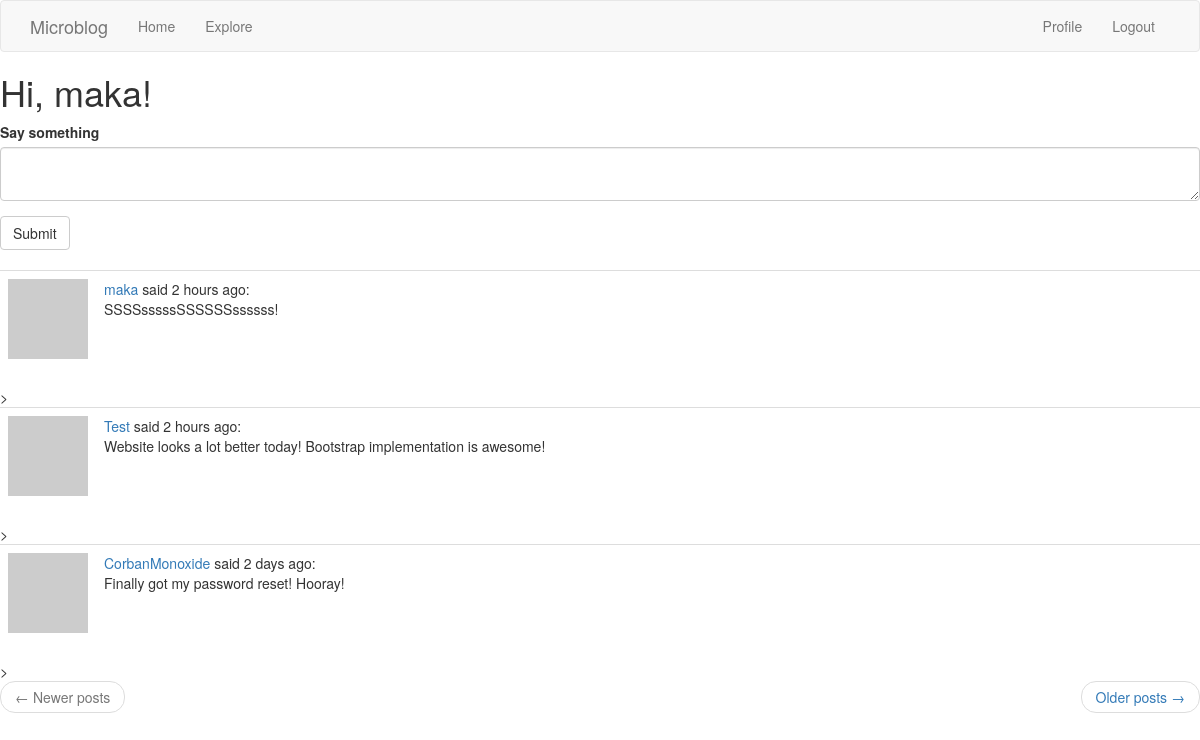
/index (signed in), run on the app's committed database.
### app/models.py (models this page shows, shortened)
class User(UserMixin, db.Model):
    id = db.Column(db.Integer, primary_key=True)
    username = db.Column(db.String(64), index=True, unique=True)
    email = db.Column(db.String(120), index=True, unique=True)
    password_hash = db.Column(db.String(128))
    posts = db.relationship('Post', backref='author', lazy='dynamic')
    about_me = db.Column(db.String(140))
    last_seen = db.Column(db.DateTime, default=datetime.utcnow)
    followed = db.relationship(
        'User', secondary = followers,
        primaryjoin=(followers.c.follower_id == id),
        secondaryjoin = (followers.c.followed_id == id),
        backref = db.backref('followers', lazy = 'dynamic'), lazy = 'dynamic')
    def avatar(self, size):
        digest = md5(self.email.lower().encode('utf-8')).hexdigest()
        return 'http://www.gravatar.com/avatar/{}?d=identicon&s={}'.format(digest, size)
    def followed_posts(self):
        followed = Post.query.join(
            followers, (followers.c.followed_id == Post.user_id)).filter(
                followers.c.follower_id == self.id)
        own = Post.query.filter_by(user_id=self.id)
        return followed.union(own).order_by(Post.timestamp.desc())

class Post(db.Model):
    id = db.Column(db.Integer, primary_key=True)
    body = db.Column(db.String(140))
    timestamp = db.Column(db.DateTime, index=True, default=datetime.utcnow)
    user_id = db.Column(db.Integer, db.ForeignKey('user.id'))

### app/routes.py (the view)
@app.route('/', methods = ['GET', 'POST'])
@app.route('/index', methods = ['GET', 'POST'])
@login_required
def index():
    form = PostForm()
    if form.validate_on_submit():
        post = Post(body=form.post.data, author=current_user)
        db.session.add(post)
        db.session.commit()
        flash('Your post is now live!')
        return redirect(url_for('index'))
    page = request.args.get('page', 1, type = int)
    posts = current_user.followed_posts().paginate(
        page, app.config['POSTS_PER_PAGE'], False)
    next_url = url_for('index', page = posts.next_num) \
        if posts.has_next else None #next_url takes you to next page only if one exists
    prev_url = url_for('index', page = posts.prev_num) \
        if posts.has_prev else None #prev_url takes you to previous page only if one exists
    return render_template('index.html', title='Home', form=form,
                            posts=posts.items, next_url = next_url,
                            prev_url = prev_url)

### app/forms.py
class PostForm(FlaskForm):
    post = TextAreaField('Say something', validators=[
        DataRequired(), Length(min=1, max=140)])
    submit = SubmitField('Submit')

### app/models.py (called while the page is built)
@login.user_loader
def load_user(id):
    return User.query.get(int(id))

### app/routes.py (called while the page is built)
@app.before_request
def before_request():
    if current_user.is_authenticated:
        current_user.last_seen = datetime.utcnow()
        db.session.commit()

### app/templates/index.html
{% extends "base.html" %}
{% import 'bootstrap/wtf.html' as wtf %}
{% block content %}
    <h1>Hi, {{ current_user.username }}!</h1>
    {% if form %}
    {{ wtf.quick_form(form) }}
    <br>
    {% endif %}
    {% for post in posts %}
        {% include '_post.html' %}
    {% endfor %}
    <nav auria-label="...">
      <u1 class="pager">
        <li class="previous{% if not prev_url %} disabled{% endif %}">
          <a href = "{{prev_url or '#' }}">
            <span aria-hidden="true">&larr;</span> Newer posts
          </a>
        </li>
        <li class="next{% if not next_url %} disabled {% endif %}">
          <a href = "{{ next_url or '#' }}">
            Older posts <span aria-hidden="true">&rarr;</span>
          </a>
        </li>
      </u1>
    </nav>
{% endblock %}

### app/templates/_post.html
<table class = "table table-hover">
	<tr>
		<td width="70px">
			<a href="{{ url_for('user', username=post.author.username) }}">
				<img src="{{ post.author.avatar(70) }}" />
			</a>
		</td>
		<td>
			<a href="{{ url_for('user', username=post.author.username) }}">
				{{ post.author.username }}
			</a>
			said {{ moment(post.timestamp).fromNow() }}:
			<br>
			{{ post.body }}
		</td>
	</tr>
</table>>

### data on the page
User: username "maka"
Post: author.username "maka", timestamp "2 hours ago", body "SSSSsssssSSSSSSssssss!"
Post: author.username "Test", timestamp "2 hours ago", body "Website looks a lot better today! Bootstrap implementation is awesome!"
Post: author.username "CorbanMonoxide", timestamp "2 days ago", body "Finally got my password reset! Hooray!"
